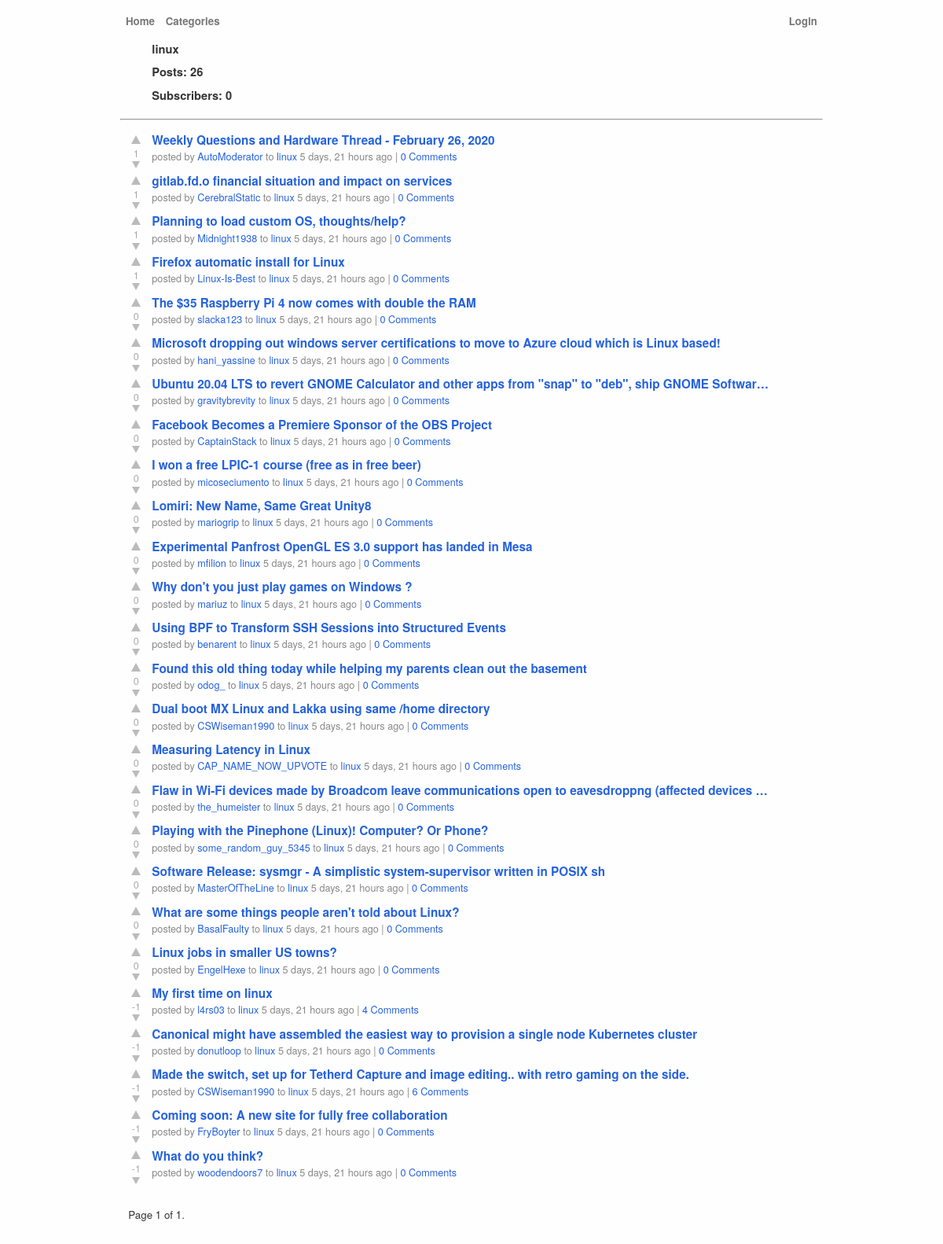
The app's page /r/linux/ with its own data.
### posts/models.py (models this page shows, shortened)
class TimeStamp(models.Model):
    created_on = models.DateTimeField(auto_now_add=True)
    updated_on = models.DateTimeField(auto_now=True)
    class Meta:
        abstract = True

class Category(TimeStamp):
    name = models.CharField(max_length=200, unique=True)
    slug = models.SlugField(editable=False)
    description = models.CharField(max_length=200)
    avatar = models.ImageField(blank=True)
    def get_absolute_url(self):
        from django.urls import reverse
        return reverse("posts:category_detail", args=[self.slug])
    class Meta:
        ordering = ("name",)
        verbose_name_plural = "categories"
    def __str__(self) -> str:
        return self.name

class Post(TimeStamp):
    id = models.UUIDField(primary_key=True, default=uuid.uuid4, editable=False)
    title = models.CharField(max_length=200)
    slug = models.SlugField(editable=False)
    body = models.TextField(max_length=2000, blank=True)
    link = models.URLField(blank=True)
    photo = models.ImageField(blank=True)
    votes = GenericRelation("Vote", related_query_name="post")
    favourites = GenericRelation("Favourite", related_query_name="post")
    category = models.ForeignKey(
        "Category", on_delete=models.CASCADE, related_name="posts"
    )
    user = models.ForeignKey(
        settings.AUTH_USER_MODEL,
        on_delete=models.SET(get_sentinel_user),
        related_name="posts",
    )
    objects = models.Manager()
    ranked = RankedManager()
    class Meta:
        ordering = ("-created_on",)
    def get_absolute_url(self):
        from django.urls import reverse
        return reverse("posts:post_detail", args=[str(self.id), self.slug])

### posts/views.py (the view, shortened to what this page needs)
# urls.py: path("r/<str:category_slug>/", views.category_detail, name="category_detail"),
def category_detail(request, category_slug):
    posts_query = Post.ranked.select_related("user").order_by("-score", "created_on")
    category_query = Category.objects.annotate(total_subscribers=Count("subscribers"))
    category_query = category_query.prefetch_related(
        "subscribers", Prefetch("posts", posts_query)
    )
    category = get_object_or_404(category_query, slug=category_slug)
    paginator = Paginator(category.posts.all(), 50)
    page_obj = paginator.get_page(request.GET.get("page"))
    return render(
        request, "posts/category.html", {"category": category, "page_obj": page_obj,},
    )

### posts/models.py (called while the page is built)
    def get_queryset(self):
        return (
            super()
            .get_queryset()
            .annotate(
                total_comments=Coalesce(Count("comments", distinct=True), Value(0)),
                score=Coalesce(Sum("votes__choice", distinct=True), Value(0)),
            )
        )

### posts/templates/posts/category.html (shortened to what this page needs)
{% extends "base.html" %}
{% block content %}
<div class="box wide">
  <div class="legend">
    <span>
      {{ category.name }}
    </span>
    <br>
    <label class="required">Posts:</label>
    <span class="d">{{ category.posts.count }}</span>
    <br>
    <label class="required">Subscribers:</label>
    <span class="d">{{ category.subscribers.count }}</span>
  </div>
</div>
<hr>
{% include "posts/post_list.html" %}
{% endblock content %}

### posts/templates/posts/post_list.html (shortened to what this page needs)
{% load humanize %}
{% if page_obj %}
  <ol class="posts list">
    {% for post in page_obj %}
      <li class="post">
          {% include "posts/post.html" %}
      </li>
    {% endfor %}
  </ol>
  <div id="pagination">
    <span class="step-links">
      <span class="current">
        Page {{ page_obj.number }} of {{ page_obj.paginator.num_pages }}.
      </span>
    </span>
  </div>
{% else %}
  <b class="text-danger">Nothing to Show</b>
{% endif %}

### posts/templates/posts/post.html (shortened to what this page needs)
{% load humanize %}
<div class="post_liner h-entry">
  <div class="voters">
      {% if post.upvoted %}
        <a class="upvoter" href=""></a>
      {% else %}
        <a class="upvoter" href="{% url 'posts:upvote_post' post.id %}?next={{ request.path|urlencode }}"></a>
      {% endif %}
      <div class="score">{{ post.score }}</div>
      {% if post.downvoted %}
        <a class="downvoter" href=""></a>
      {% else %}
        <a class="downvoter" href="{% url 'posts:downvote_post' post.id %}?next={{ request.path|urlencode }}"></a>
      {% endif %}
  </div>
  <div class="details">
    <span class="link">
      <a href="{{ post.get_absolute_url }}">{{ post.title|truncatechars:100 }}</a>
    </span>
    <div class="byline">
      posted by <a href="{% url 'posts:user' post.user %}">{{ post.user }}</a>
      to <a href="{{ post.category.get_absolute_url }}">{{ post.category }}</a> {{ post.created_on|naturaltime }}
      | <a href="{{ post.get_absolute_url }}">{{ post.total_comments }} Comment{{ post.total_comments|pluralize }}</a>
    </div>
  </div>
</div>

### posts/static/css/posts.css (style rules this page uses)
#pagination { padding-top: 2rem; padding-left: 10px; }
html { overflow-y: scroll; }
body, textarea, input, button { font-family: "helvetica neue", arial, sans-serif; font-size: 10pt; color: #333; line-height: 1.45em; }
body { background-color: #fefefe; }
a { color: #2562dc; cursor: pointer; }
ol.posts, ol.comments, ol.search_results { padding: 0; list-style: none; margin: 0; }
div.voters { float: left; margin-top: 0px; width: 40px; }
div.voters div.score { color: #aaa; font-size: 9pt; margin-top: 1px; margin-bottom: -3px; text-align: center; }
li.post div.voters div.score { font-size: 9.5pt; margin-top: 2px; }
div.voters .upvoter, div.voters .downvoter { border-color: transparent transparent #bbb transparent; border-style: solid; border-width: 6px; text-decoration: none; width: 0px; height: 0; margin-bottom: 0px; margin-left: 14px; padding: 0; display: block; }
div.voters .upvoter { border-bottom-width: 11px; }
div.voters .downvoter { border-color: #bbb transparent transparent transparent; border-width: 5px; margin-top: 4px; margin-left: 15px; margin-bottom: -5px; border-top-width: 9px; }
li.post { clear: both; }
ol.posts li.post div.post_liner { padding-top: 0.25em; padding-bottom: 0.25em; }
ol.posts li:first-child div.post_liner { padding-top: 0.5em; }
li div.details { padding-top: 0.1em; }
li .link { font-weight: bold; vertical-align: middle; }
li .link a { font-size: 11.5pt; text-decoration: none; }
li .byline { color: #888; font-size: 9.5pt; }
li.post .byline { margin-top: 1px; }
li .byline a { text-decoration: none; }
li div.details, div.post_content { margin-left: 40px; margin-right: 40px; }
.box { border: 0; margin: 0 40px; padding: 0; }
.box .legend { margin-bottom: 1em; padding: 0; font-weight: bold; font-size: 11pt; }
.box label { display: block; float: left; margin-bottom: 4px; }
.box label.required { font-weight: bold; }
.box label, .box span, .box select, .box br { line-height: 2em; }
.box label { width: 7em; line-height: 2em; vertical-align: middle; }
.box span.d label, .box td label, .box .legend label, .box div.d label { display: inline; float: none; vertical-align: baseline; }
.box.wide label { width: 12em; }

### records on screen
Category: name "linux", posts.count "26", subscribers.count "0"
Post: score "1", title "Weekly Questions and Hardware Thread - February 26, 2020", user "AutoModerator", category "linux", created_on "5 days, 21 hours ago", total_comments "0"
Post: score "1", title "gitlab.fd.o financial situation and impact on services", user "CerebralStatic", category "linux", created_on "5 days, 21 hours ago", total_comments "0"
Post: score "1", title "Planning to load custom OS, thoughts/help?", user "Midnight1938", category "linux", created_on "5 days, 21 hours ago", total_comments "0"
Post: score "1", title "Firefox automatic install for Linux", user "Linux-Is-Best", category "linux", created_on "5 days, 21 hours ago", total_comments "0"
Post: score "0", title "The $35 Raspberry Pi 4 now comes with double the RAM", user "slacka123", category "linux", created_on "5 days, 21 hours ago", total_comments "0"
Post: score "0", title "Microsoft dropping out windows server certifications to move to Azure cloud which is Linux based!", user "hani_yassine", category "linux", created_on "5 days, 21 hours ago", total_comments "0"
Post: score "0", title "Ubuntu 20.04 LTS to revert GNOME Calculator and other apps from \"snap\" to \"deb\", ship GNOME Softwar…", user "gravitybrevity", category "linux", created_on "5 days, 21 hours ago", total_comments "0"
Post: score "0", title "Facebook Becomes a Premiere Sponsor of the OBS Project", user "CaptainStack", category "linux", created_on "5 days, 21 hours ago", total_comments "0"
Post: score "0", title "I won a free LPIC-1 course (free as in free beer)", user "micoseciumento", category "linux", created_on "5 days, 21 hours ago", total_comments "0"
Post: score "0", title "Lomiri: New Name, Same Great Unity8", user "mariogrip", category "linux", created_on "5 days, 21 hours ago", total_comments "0"
Post: score "0", title "Experimental Panfrost OpenGL ES 3.0 support has landed in Mesa", user "mfilion", category "linux", created_on "5 days, 21 hours ago", total_comments "0"
Post: score "0", title "Why don't you just play games on Windows ?", user "mariuz", category "linux", created_on "5 days, 21 hours ago", total_comments "0"
Post: score "0", title "Using BPF to Transform SSH Sessions into Structured Events", user "benarent", category "linux", created_on "5 days, 21 hours ago", total_comments "0"
Post: score "0", title "Found this old thing today while helping my parents clean out the basement", user "odog_", category "linux", created_on "5 days, 21 hours ago", total_comments "0"
Post: score "0", title "Dual boot MX Linux and Lakka using same /home directory", user "CSWiseman1990", category "linux", created_on "5 days, 21 hours ago", total_comments "0"
Post: score "0", title "Measuring Latency in Linux", user "CAP_NAME_NOW_UPVOTE", category "linux", created_on "5 days, 21 hours ago", total_comments "0"
Post: score "0", title "Flaw in Wi-Fi devices made by Broadcom leave communications open to eavesdroppng (affected devices …", user "the_humeister", category "linux", created_on "5 days, 21 hours ago", total_comments "0"
Post: score "0", title "Playing with the Pinephone (Linux)! Computer? Or Phone?", user "some_random_guy_5345", category "linux", created_on "5 days, 21 hours ago", total_comments "0"
Post: score "0", title "Software Release: sysmgr - A simplistic system-supervisor written in POSIX sh", user "MasterOfTheLine", category "linux", created_on "5 days, 21 hours ago", total_comments "0"
Post: score "0", title "What are some things people aren't told about Linux?", user "BasalFaulty", category "linux", created_on "5 days, 21 hours ago", total_comments "0"
Post: score "0", title "Linux jobs in smaller US towns?", user "EngelHexe", category "linux", created_on "5 days, 21 hours ago", total_comments "0"
Post: score "-1", title "My first time on linux", user "l4rs03", category "linux", created_on "5 days, 21 hours ago", total_comments "4"
Post: score "-1", title "Canonical might have assembled the easiest way to provision a single node Kubernetes cluster", user "donutloop", category "linux", created_on "5 days, 21 hours ago", total_comments "0"
Post: score "-1", title "Made the switch, set up for Tetherd Capture and image editing.. with retro gaming on the side.", user "CSWiseman1990", category "linux", created_on "5 days, 21 hours ago", total_comments "6"
Post: score "-1", title "Coming soon: A new site for fully free collaboration", user "FryBoyter", category "linux", created_on "5 days, 21 hours ago", total_comments "0"
Post: score "-1", title "What do you think?", user "woodendoors7", category "linux", created_on "5 days, 21 hours ago", total_comments "0"

### other values on screen
{{ page_obj.number }} "1"
{{ page_obj.paginator.num_pages }} "1"
